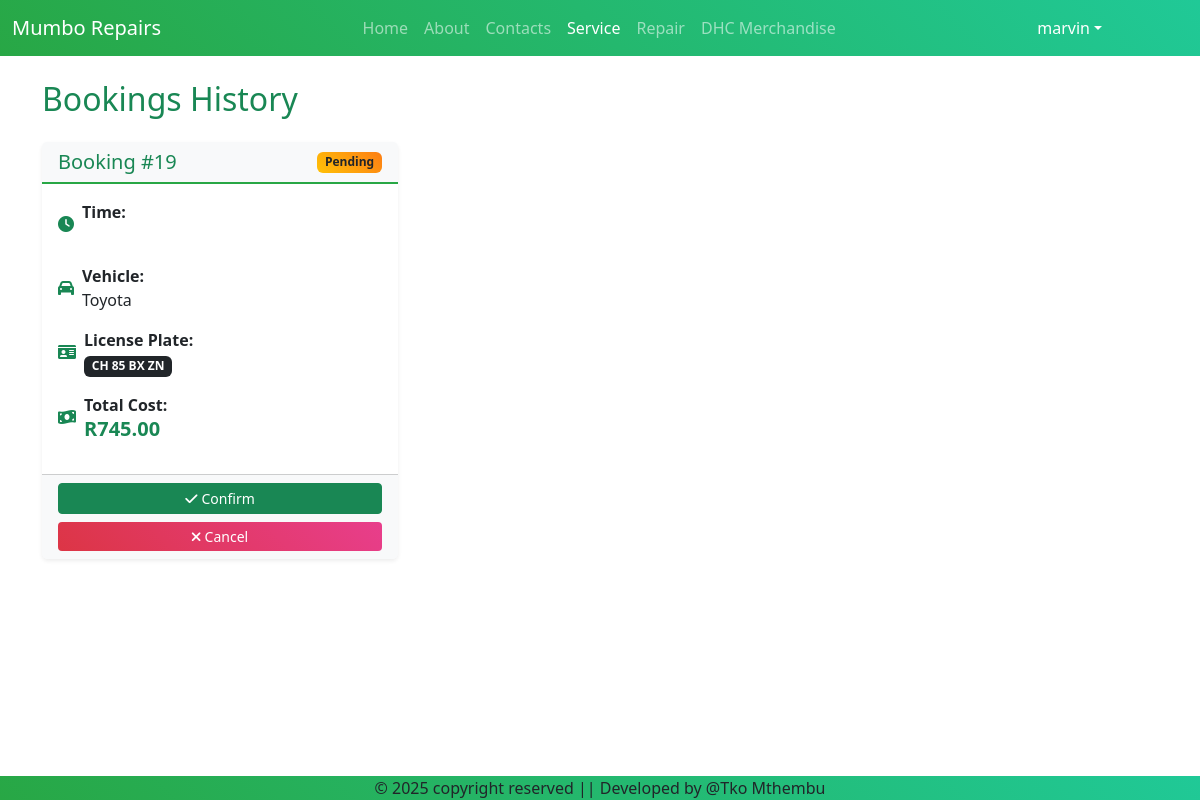
/service/userbooking (signed in), run on an earlier commit of the app's database.
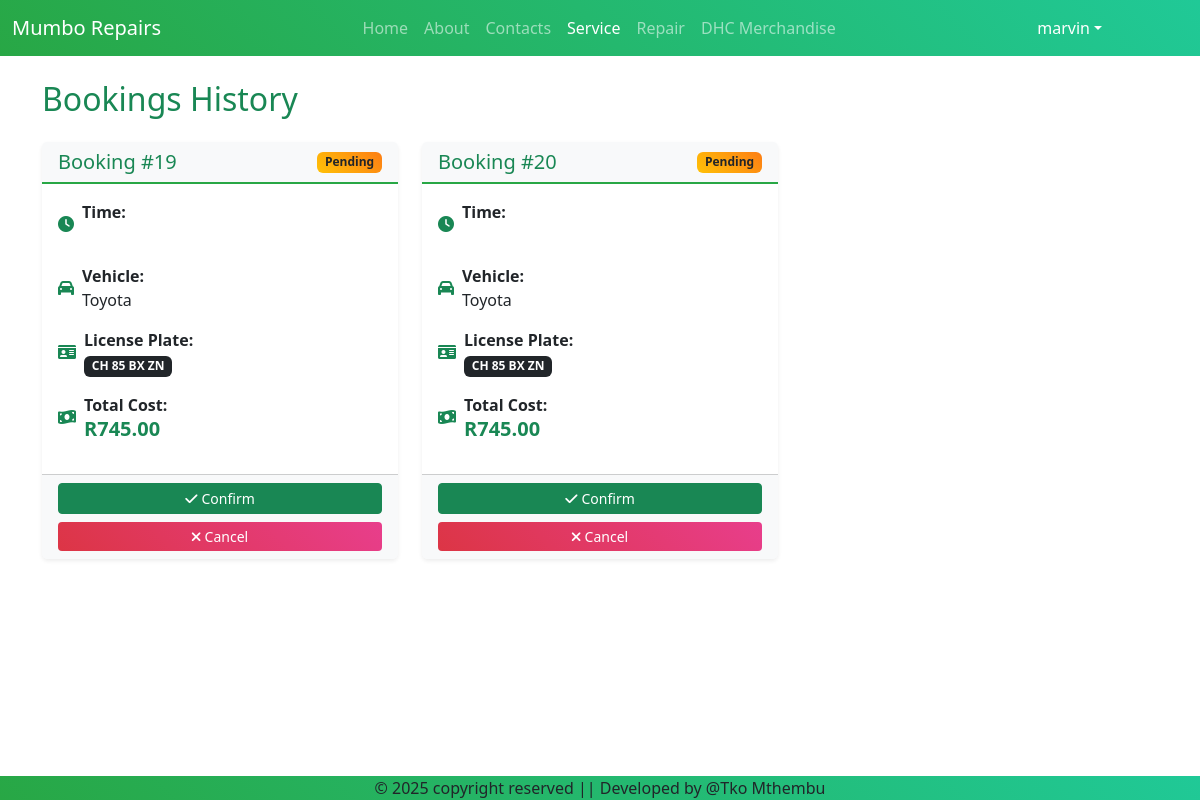
And on a later commit of the database.
### service/models.py (models this page shows, shortened)
class Booking(models.Model):
    BOOKING_CHOICE = (
        ('pending','Pending'),
        ('confirmed','Confirmed'),
        ('completed','Completed'),
        ('cancelled','Cancelled'),
    )
    booking_id = models.AutoField(primary_key=True, unique=True)
    user = models.ForeignKey(User, on_delete=models.CASCADE)
    quotation = models.ForeignKey(QuotationRequest, on_delete=models.CASCADE)
    time_slot = models.ForeignKey(TimeSlot, on_delete=models.CASCADE)
    created_at = models.DateTimeField(auto_now_add=True)
    status = models.CharField(max_length=20, choices=BOOKING_CHOICE, default='pending')
    class Meta:
        constraints = [
            models.UniqueConstraint(
                fields=['quotation'],
                name='unique_quotation_booking'
            )
        ]
        indexes = [
            models.Index(fields=['time_slot']),
            models.Index(fields=['quotation']),
            models.Index(fields=['user', 'status']),
        ]

class QuotationRequest(models.Model):
    TRANSOPT = [
        ('manual','Manual'),
        ('automatic','Automatic')
    ]
    GASCHOICE = [
        ('petro','Petrol'),
        ('diesel','diesel'),
    ]
    quotereq_id = models.AutoField(primary_key=True, unique=True)
    user = models.ForeignKey(User, on_delete=models.CASCADE)
    vehicle_type = models.ForeignKey(Vehicle, on_delete=models.CASCADE)
    engine_capacity = models.DecimalField(max_digits=4, decimal_places=1, blank=True, null=True)
    gas = models.CharField(max_length=10, choices=GASCHOICE, blank=True, null=True)
    millage = models.CharField(max_length=6, blank=True, null=True)
    transmission = models.CharField(max_length=10, choices=TRANSOPT, default='manual',blank=True, null=True)
    service_requested = models.ForeignKey(Services,on_delete=models.CASCADE, blank=True, null=True)
    total_cost = models.DecimalField(max_digits=10, decimal_places=2, null=True, blank=True)
    additional_notes = models.TextField(blank=True)
    created_at = models.DateTimeField(auto_now_add=True)

class Vehicle(models.Model):
    vehicle_id = models.AutoField(primary_key=True, unique=True)
    owner = models.ForeignKey(User, on_delete=models.CASCADE, blank=True, null=True)
    name = models.CharField(max_length=25, blank=True, null=True)
    model = models.CharField(max_length=15, blank=True, null=True)
    year = models.CharField(max_length=4, blank=True, null=True)
    vin_number = models.CharField(max_length=25, blank=True, null=True)
    license_plate = models.CharField(max_length=12, blank=True, null=True)

### service/views.py (the view)
# urls.py: path('userbooking',views.userbooking,name="userbooking"),
@login_required
def userbooking(request):
    userbookings = Booking.objects.filter(user=request.user).select_related('quotation')
    return render(request, "service/userbookings.html", {'bookings': userbookings})

### service/templates/service/userbookings.html (shortened to what this page needs)
{% extends "HomeApp/base.html" %}
{% load static %}
{% block main-content %}
<div class="container mt-4">
    <h2 class="mb-4 text-success">Bookings History</h2>
    <div class="row">
        {% for booking in bookings %}
        <div class="col-md-6 col-lg-4 mb-4">
            <div class="card shadow-sm border-0 h-100">
                <div class="card-header bg-light d-flex justify-content-between align-items-center">
                    <h5 class="card-title mb-0 text-success">Booking #{{ booking.booking_id }}</h5>
                    <span class="badge
                        {% if booking.status == 'confirmed' or booking.status == 'completed' %}bg-success
                        {% elif booking.status == 'pending' %}bg-warning text-dark
                        {% elif booking.status == 'cancelled' %}bg-danger
                        {% else %}bg-secondary{% endif %}">
                        {{ booking.status|title }}
                    </span>
                </div>
                <div class="card-body">
                    <div class="d-flex align-items-center mb-3">
                        <i class="fas fa-clock text-success me-2"></i>
                        <div>
                            <strong>Time:</strong><br>
                            {{ booking.time_slot.start_time|date:"M d, Y" }}<br>
                        </div>
                    </div>
                    <div class="d-flex align-items-center mb-3">
                        <i class="fas fa-car text-success me-2"></i>
                        <div>
                            <strong>Vehicle:</strong><br>
                            {{ booking.quotation.vehicle_type.model }}
                        </div>
                    </div>
                    <div class="d-flex align-items-center mb-3">
                        <i class="fas fa-id-card text-success me-2"></i>
                        <div>
                            <strong>License Plate:</strong><br>
                            <span class="badge bg-dark text-white">{{ booking.quotation.vehicle_type.license_plate }}</span>
                        </div>
                    </div>
                    <div class="d-flex align-items-center mb-3">
                        <i class="fas fa-money-bill-wave text-success me-2"></i>
                        <div>
                            <strong>Total Cost:</strong><br>
                            <span class="h5 text-success fw-bold">R{{ booking.quotation.total_cost }}</span>
                        </div>
                    </div>
                </div>
                <div class="card-footer bg-light">
                    <div class="d-grid gap-2">
                        {% if booking.status == 'pending' %}
                        <button class="btn btn-success btn-sm">
                            <i class="fas fa-check me-1"></i>Confirm
                        </button>
                        <button class="btn btn-danger btn-sm">
                            <i class="fas fa-times me-1"></i>Cancel
                        </button>
                        {% elif booking.status == 'completed' %}
                        <button class="btn btn-outline-success btn-sm">
                            <i class="fas fa-download me-1"></i>Download Invoice
                        </button>
                        {% endif %}
                    </div>
                </div>
            </div>
        </div>
        {% endfor %}
    </div>
</div>
<link rel="stylesheet" href="https://cdnjs.cloudflare.com/ajax/libs/font-awesome/6.0.0/css/all.min.css">
{% endblock main-content%}

What changed in the data, as far as the page shows it:
added Booking: booking_id "20", status "Pending", quotation.vehicle_type.model "Toyota", quotation.vehicle_type.license_plate "CH 85 BX ZN", quotation.total_cost "745.00", shows "Confirm"
